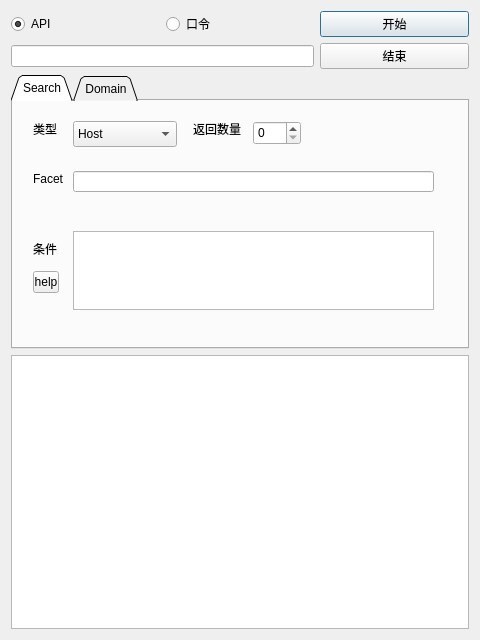
<?xml version="1.0" encoding="UTF-8"?>
<ui version="4.0">
 <class>ZoomEye</class>
 <widget class="QDialog" name="ZoomEye">
  <property name="geometry">
   <rect>
    <x>0</x>
    <y>0</y>
    <width>480</width>
    <height>640</height>
   </rect>
  </property>
  <property name="windowTitle">
   <string>ZoomEye</string>
  </property>
  <layout class="QGridLayout" name="gridLayout">
   <item row="0" column="1">
    <widget class="QRadioButton" name="radioButtonPassword">
     <property name="toolTip">
      <string>username/password</string>
     </property>
     <property name="toolTipDuration">
      <number>-1</number>
     </property>
     <property name="text">
      <string>口令</string>
     </property>
    </widget>
   </item>
   <item row="1" column="0" colspan="2">
    <widget class="QLineEdit" name="Key"/>
   </item>
   <item row="3" column="0" colspan="3">
    <widget class="QTabWidget" name="tabWidget">
     <property name="tabShape">
      <enum>QTabWidget::Triangular</enum>
     </property>
     <property name="currentIndex">
      <number>0</number>
     </property>
     <property name="tabsClosable">
      <bool>false</bool>
     </property>
     <property name="tabBarAutoHide">
      <bool>false</bool>
     </property>
     <widget class="QWidget" name="tabParams">
      <attribute name="title">
       <string>Search</string>
      </attribute>
      <widget class="QLabel" name="labelNumber">
       <property name="geometry">
        <rect>
         <x>180</x>
         <y>20</y>
         <width>60</width>
         <height>16</height>
        </rect>
       </property>
       <property name="text">
        <string>返回数量</string>
       </property>
      </widget>
      <widget class="QLabel" name="labelType">
       <property name="geometry">
        <rect>
         <x>20</x>
         <y>20</y>
         <width>60</width>
         <height>16</height>
        </rect>
       </property>
       <property name="text">
        <string>类型</string>
       </property>
      </widget>
      <widget class="QComboBox" name="comboBoxType">
       <property name="geometry">
        <rect>
         <x>60</x>
         <y>20</y>
         <width>104</width>
         <height>26</height>
        </rect>
       </property>
       <item>
        <property name="text">
         <string>Host</string>
        </property>
       </item>
       <item>
        <property name="text">
         <string>Web</string>
        </property>
       </item>
      </widget>
      <widget class="QSpinBox" name="spinBoxNumber">
       <property name="geometry">
        <rect>
         <x>240</x>
         <y>20</y>
         <width>48</width>
         <height>24</height>
        </rect>
       </property>
      </widget>
      <widget class="QLabel" name="labelCondition">
       <property name="geometry">
        <rect>
         <x>20</x>
         <y>140</y>
         <width>60</width>
         <height>16</height>
        </rect>
       </property>
       <property name="text">
        <string>条件</string>
       </property>
      </widget>
      <widget class="QPlainTextEdit" name="PlainTextEditSearch">
       <property name="geometry">
        <rect>
         <x>60</x>
         <y>130</y>
         <width>361</width>
         <height>79</height>
        </rect>
       </property>
      </widget>
      <widget class="QLineEdit" name="lineEditFacet">
       <property name="enabled">
        <bool>true</bool>
       </property>
       <property name="geometry">
        <rect>
         <x>60</x>
         <y>70</y>
         <width>361</width>
         <height>21</height>
        </rect>
       </property>
      </widget>
      <widget class="QLabel" name="label">
       <property name="geometry">
        <rect>
         <x>20</x>
         <y>70</y>
         <width>60</width>
         <height>16</height>
        </rect>
       </property>
       <property name="text">
        <string>Facet</string>
       </property>
      </widget>
      <widget class="QToolButton" name="toolButton">
       <property name="geometry">
        <rect>
         <x>20</x>
         <y>170</y>
         <width>26</width>
         <height>22</height>
        </rect>
       </property>
       <property name="text">
        <string>help</string>
       </property>
       <property name="popupMode">
        <enum>QToolButton::InstantPopup</enum>
       </property>
       <property name="toolButtonStyle">
        <enum>Qt::ToolButtonFollowStyle</enum>
       </property>
      </widget>
     </widget>
     <widget class="QWidget" name="tabDomain">
      <attribute name="title">
       <string>Domain</string>
      </attribute>
      <widget class="QCheckBox" name="checkBoxDomain">
       <property name="geometry">
        <rect>
         <x>10</x>
         <y>80</y>
         <width>87</width>
         <height>20</height>
        </rect>
       </property>
       <property name="text">
        <string>关联域名</string>
       </property>
       <property name="checked">
        <bool>true</bool>
       </property>
      </widget>
      <widget class="QLineEdit" name="lineEditDomain">
       <property name="geometry">
        <rect>
         <x>50</x>
         <y>30</y>
         <width>371</width>
         <height>21</height>
        </rect>
       </property>
       <property name="text">
        <string/>
       </property>
      </widget>
      <widget class="QLabel" name="labelDomain">
       <property name="geometry">
        <rect>
         <x>10</x>
         <y>30</y>
         <width>60</width>
         <height>16</height>
        </rect>
       </property>
       <property name="text">
        <string>域名</string>
       </property>
      </widget>
     </widget>
    </widget>
   </item>
   <item row="4" column="0" colspan="3">
    <widget class="QTextEdit" name="textEditLog"/>
   </item>
   <item row="0" column="0">
    <widget class="QRadioButton" name="radioButtonApiKey">
     <property name="toolTip">
      <string>Api Key</string>
     </property>
     <property name="text">
      <string>API</string>
     </property>
     <property name="checked">
      <bool>true</bool>
     </property>
    </widget>
   </item>
   <item row="0" column="2">
    <widget class="QPushButton" name="pushButtonStart">
     <property name="text">
      <string>开始</string>
     </property>
    </widget>
   </item>
   <item row="1" column="2">
    <widget class="QPushButton" name="pushButtonStop">
     <property name="text">
      <string>结束</string>
     </property>
    </widget>
   </item>
  </layout>
 </widget>
 <resources/>
 <connections/>
</ui>
